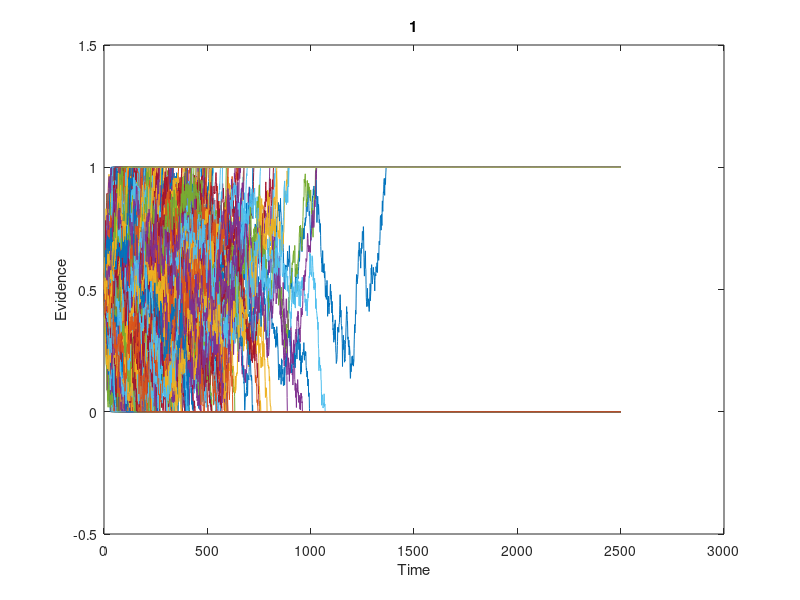
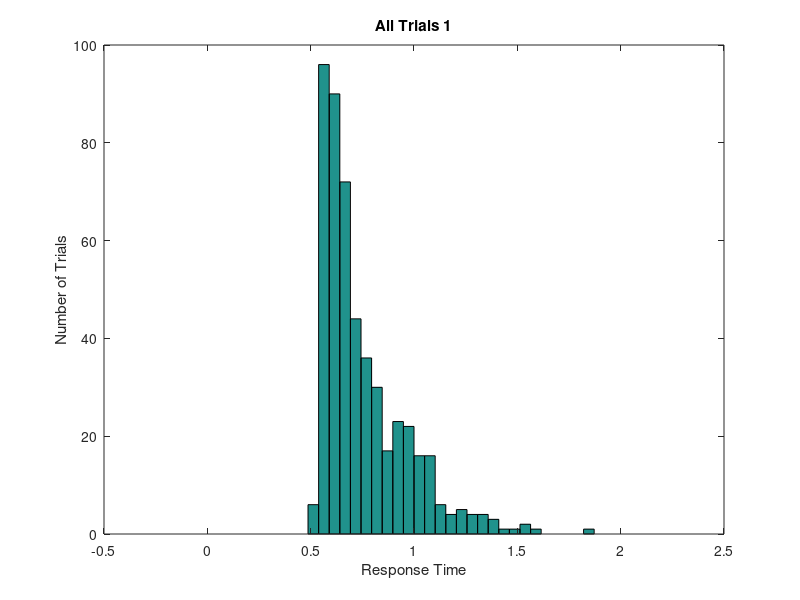

Recreate these plots in MATLAB, in order. (Note: this script raises an error after producing the figures.)
clear; close all; clc;

%fix step size
dt = 0.001;
%parameter 
ntrials = 500; %NUMBER OF RUNS
mu = 0.5;
ndt = 0.5; %NON-DECISION TIME
sd = 1;   %THIS IS VARIABILITY WITHIN THE WALK.  KEEP FIXED AT 1. 
nsteps = 2500; %MAX LENGTH OF WALK.  INCREASE TILL WARNING GOES AWAY
criterion = 1; %CORRECT BOUNDARY LOCATION, INCORRECT IS ZERO 
beta = 0.5; % NORMALIZED BIAS
bias = beta*criterion; %ACTUAL BIAS

%set random number seed 
rng(19680104);
%OUTPUT VARIABLES
sample = zeros(1,nsteps+1);   %This is a single random draw from normal distribution
path = zeros(ntrials,nsteps+1); %This is all the random walks
rt = zeros(ntrials,1);  %These are the rts across trials 
correct = zeros(ntrials,1); %This is accuracy data. ZERO IS WRONG, ONE IS RIGHT
%LOOP OVER ntrials.  
for j = 1:ntrials
    goodpath = 0;
    while goodpath == 0
        drawn_mu = unifrnd(0.01, 0.8, [1,1]);
        draw = normrnd(drawn_mu*dt,sd*sqrt(dt),[1,nsteps]);  %DRAW A WALK
        sample(1) = bias; %START AT BIAS
        sample(2:nsteps+1) = draw; 
        walk = cumsum(sample); %SUM THE WALK.   
        crossbnd = find((walk > criterion) |(walk < 0)); %TEST BOTH BOUNDARIES  
        if ~isempty(crossbnd) %TEST IF IT CROSSED ONE OF THE BOUNDARIES AT LEAST
            goodpath = 1; %WALK IS GOOD, SET TO 1 TO EXIT WHILE LOOP
            path(j,:) = walk; %SAVE THE WALK
        else
            display('Bad Walk') %NOTIFY BAD WALK AND DRAW AGAIN LOWER
        end;
    end;
    rt(j) = crossbnd(1);  %RT IS FIRST CROSSING
    if path(j,rt(j)) > criterion  %TEST IF CORRECT
        path(j,rt(j):end) = criterion; %SET THE REST OF WALK TO BOUNDARY
        correct(j) = 1; %INDICATE CORRECT TRIAL
    else %TRIALIS INCORRECT
        path(j,rt(j):end) = 0; %SET THE REST OF WALK TO ZERO. 
    end; 
    %Add Non-decision time
    rt(j) = rt(j) + ndt/dt;	
end

%compute accuracy
accuracy = mean(correct);  %COMPUTER FRACTION CORRECT
%convert rt to milliseconds
rt = rt*dt;
%plot all the random walks. 
figure
plot(path');
xlabel('Time')
ylabel('Evidence')
title('1')
set(gca,'YLim',[-0.5 criterion+0.5])
%Make a histogram of all random walks. 
figure  
bins = linspace(0,2,40);  
hist(rt,bins);
xlabel('Response Time')
ylabel('Number of Trials')
title('All Trials 1')
%Make a histogram separating correct from incorrect 
errorrt = rt(find(correct == 0));  % THIS IS JUST THE INCORRECT TRIALS
correctrt = rt(find(correct == 1)); %THIS IS JUST THE CORRECT TRIALS
figure
[n1,x] = hist(errorrt, bins); 
[n2,x] = hist(correctrt, bins);
h = bar(x,[n1; n2]);
legend('Error', 'Correct');

xlabel('Response Time')
ylabel('Number of Trials')
avg_time = mean(errorrt)
title(append('Correct vs Error Trials 1', num2str(avg_time)))


%OUTPUT VARIABLES
sample = zeros(1,nsteps+1);   %This is a single random draw from normal distribution
path = zeros(ntrials,nsteps+1); %This is all the random walks
rt = zeros(ntrials,1);  %These are the rts across trials 
correct = zeros(ntrials,1); %This is accuracy data. ZERO IS WRONG, ONE IS RIGHT
%LOOP OVER ntrials.  
for j = 1:ntrials
    goodpath = 0;
    while goodpath == 0
        draw = normrnd(mu*dt,sd*sqrt(dt),[1,nsteps]);  %DRAW A WALK
        beta = unifrnd(0.2, 0.8, [1,1]); % NORMALIZED BIAS
        bias = beta * criterion; % ACTUAL BIAS
        sample(1) = bias;
        sample(2:nsteps+1) = draw; 
        walk = cumsum(sample); %SUM THE WALK.   
        crossbnd = find((walk > criterion) |(walk < 0)); %TEST BOTH BOUNDARIES  
        if ~isempty(crossbnd) %TEST IF IT CROSSED ONE OF THE BOUNDARIES AT LEAST
            goodpath = 1; %WALK IS GOOD, SET TO 1 TO EXIT WHILE LOOP
            path(j,:) = walk; %SAVE THE WALK
        else
            display('Bad Walk') %NOTIFY BAD WALK AND DRAW AGAIN LOWER
        end;
    end;
    rt(j) = crossbnd(1);  %RT IS FIRST CROSSING
    if path(j,rt(j)) > criterion  %TEST IF CORRECT
        path(j,rt(j):end) = criterion; %SET THE REST OF WALK TO BOUNDARY
        correct(j) = 1; %INDICATE CORRECT TRIAL
    else %TRIALIS INCORRECT
        path(j,rt(j):end) = 0; %SET THE REST OF WALK TO ZERO. 
    end; 
    %Add Non-decision time
    rt(j) = rt(j) + ndt/dt;	
end

%compute accuracy
accuracy = mean(correct);  %COMPUTER FRACTION CORRECT
%convert rt to milliseconds
rt = rt*dt;
%plot all the random walks. 
figure
plot(path');
xlabel('Time')
ylabel('Evidence')
title('2')
set(gca,'YLim',[-0.5 criterion+0.5])
%Make a histogram of all random walks. 
figure  
bins = linspace(0,2,40);  
hist(rt,bins);
xlabel('Response Time')
ylabel('Number of Trials')
title('All Trials 2')
%Make a histogram separating correct from incorrect 
errorrt = rt(find(correct == 0));  % THIS IS JUST THE INCORRECT TRIALS
correctrt = rt(find(correct == 1)); %THIS IS JUST THE CORRECT TRIALS
figure
[n1,x] = hist(errorrt, bins); 
[n2,x] = hist(correctrt, bins);
h = bar(x,[n1; n2]);
legend('Error', 'Correct');

xlabel('Response Time')
ylabel('Number of Trials')
avg_time = mean(errorrt)
title(append('Correct vs Error Trials 2', num2str(avg_time)))
